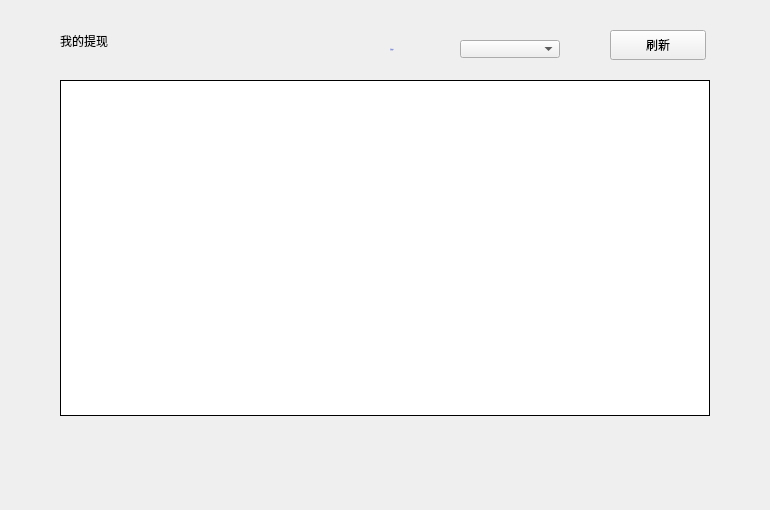
<?xml version="1.0" encoding="UTF-8"?>
<ui version="4.0">
 <class>ExchangeWithdrawWidget</class>
 <widget class="QWidget" name="ExchangeWithdrawWidget">
  <property name="geometry">
   <rect>
    <x>0</x>
    <y>0</y>
    <width>770</width>
    <height>510</height>
   </rect>
  </property>
  <property name="windowTitle">
   <string>Form</string>
  </property>
  <widget class="QLabel" name="title_label">
   <property name="geometry">
    <rect>
     <x>60</x>
     <y>28</y>
     <width>200</width>
     <height>26</height>
    </rect>
   </property>
   <property name="styleSheet">
    <string notr="true"/>
   </property>
   <property name="text">
    <string>我的提现</string>
   </property>
  </widget>
  <widget class="QTableWidget" name="withdrawTableWidget">
   <property name="geometry">
    <rect>
     <x>60</x>
     <y>80</y>
     <width>650</width>
     <height>336</height>
    </rect>
   </property>
   <property name="cursor" stdset="0">
    <cursorShape>PointingHandCursor</cursorShape>
   </property>
   <property name="layoutDirection">
    <enum>Qt::LeftToRight</enum>
   </property>
   <property name="styleSheet">
    <string notr="true"/>
   </property>
   <property name="frameShape">
    <enum>QFrame::Box</enum>
   </property>
   <property name="frameShadow">
    <enum>QFrame::Plain</enum>
   </property>
   <property name="verticalScrollBarPolicy">
    <enum>Qt::ScrollBarAsNeeded</enum>
   </property>
   <property name="horizontalScrollBarPolicy">
    <enum>Qt::ScrollBarAlwaysOff</enum>
   </property>
   <property name="autoScroll">
    <bool>true</bool>
   </property>
   <property name="editTriggers">
    <set>QAbstractItemView::NoEditTriggers</set>
   </property>
   <property name="selectionMode">
    <enum>QAbstractItemView::NoSelection</enum>
   </property>
   <property name="iconSize">
    <size>
     <width>19</width>
     <height>12</height>
    </size>
   </property>
   <property name="showGrid">
    <bool>true</bool>
   </property>
   <property name="gridStyle">
    <enum>Qt::SolidLine</enum>
   </property>
   <attribute name="horizontalHeaderVisible">
    <bool>false</bool>
   </attribute>
   <attribute name="horizontalHeaderCascadingSectionResizes">
    <bool>false</bool>
   </attribute>
   <attribute name="horizontalHeaderHighlightSections">
    <bool>false</bool>
   </attribute>
   <attribute name="verticalHeaderVisible">
    <bool>false</bool>
   </attribute>
   <attribute name="verticalHeaderHighlightSections">
    <bool>false</bool>
   </attribute>
   <column>
    <property name="text">
     <string>币种</string>
    </property>
    <property name="font">
     <font>
      <family>微软雅黑</family>
     </font>
    </property>
    <property name="textAlignment">
     <set>AlignCenter</set>
    </property>
   </column>
   <column>
    <property name="text">
     <string>可用余额</string>
    </property>
    <property name="font">
     <font>
      <family>微软雅黑</family>
     </font>
    </property>
    <property name="textAlignment">
     <set>AlignCenter</set>
    </property>
   </column>
   <column>
    <property name="text">
     <string>冻结余额</string>
    </property>
    <property name="font">
     <font>
      <family>微软雅黑</family>
     </font>
    </property>
    <property name="textAlignment">
     <set>AlignCenter</set>
    </property>
   </column>
   <column>
    <property name="text">
     <string>操作</string>
    </property>
    <property name="font">
     <font>
      <family>微软雅黑</family>
     </font>
    </property>
    <property name="textAlignment">
     <set>AlignCenter</set>
    </property>
   </column>
   <column>
    <property name="text">
     <string>地址</string>
    </property>
   </column>
  </widget>
  <widget class="QLabel" name="label">
   <property name="geometry">
    <rect>
     <x>390</x>
     <y>40</y>
     <width>70</width>
     <height>18</height>
    </rect>
   </property>
   <property name="font">
    <font>
     <family>Microsoft YaHei UI Light</family>
     <pointsize>-1</pointsize>
     <weight>50</weight>
     <italic>false</italic>
     <bold>false</bold>
    </font>
   </property>
   <property name="styleSheet">
    <string notr="true">QLabel{color: rgb(83,107,215);
font: 11px &quot;Microsoft YaHei UI Light&quot;;}</string>
   </property>
   <property name="text">
    <string>当前账户</string>
   </property>
   <property name="alignment">
    <set>Qt::AlignLeading|Qt::AlignLeft|Qt::AlignVCenter</set>
   </property>
  </widget>
  <widget class="QComboBox" name="accountComboBox">
   <property name="geometry">
    <rect>
     <x>460</x>
     <y>40</y>
     <width>100</width>
     <height>18</height>
    </rect>
   </property>
   <property name="font">
    <font>
     <family>微软雅黑 Light</family>
     <weight>50</weight>
     <bold>false</bold>
    </font>
   </property>
   <property name="focusPolicy">
    <enum>Qt::NoFocus</enum>
   </property>
   <property name="styleSheet">
    <string notr="true"/>
   </property>
  </widget>
  <widget class="QToolButton" name="refreshBtn">
   <property name="geometry">
    <rect>
     <x>610</x>
     <y>30</y>
     <width>96</width>
     <height>30</height>
    </rect>
   </property>
   <property name="cursor">
    <cursorShape>PointingHandCursor</cursorShape>
   </property>
   <property name="styleSheet">
    <string notr="true"/>
   </property>
   <property name="text">
    <string>刷新</string>
   </property>
  </widget>
 </widget>
 <resources/>
 <connections/>
</ui>
